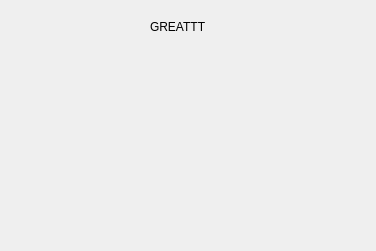
<?xml version="1.0" encoding="UTF-8"?>
<ui version="4.0">
 <class>mainWindow</class>
 <widget class="QDialog" name="mainWindow">
  <property name="geometry">
   <rect>
    <x>0</x>
    <y>0</y>
    <width>376</width>
    <height>251</height>
   </rect>
  </property>
  <property name="windowTitle">
   <string>MainWindow</string>
  </property>
  <widget class="QWidget" name="centralwidget">
   <widget class="QLabel" name="label">
    <property name="geometry">
     <rect>
      <x>150</x>
      <y>20</y>
      <width>58</width>
      <height>14</height>
     </rect>
    </property>
    <property name="text">
     <string>GREATTT</string>
    </property>
   </widget>
  </widget>
 </widget>
 <resources/>
 <connections/>
</ui>
